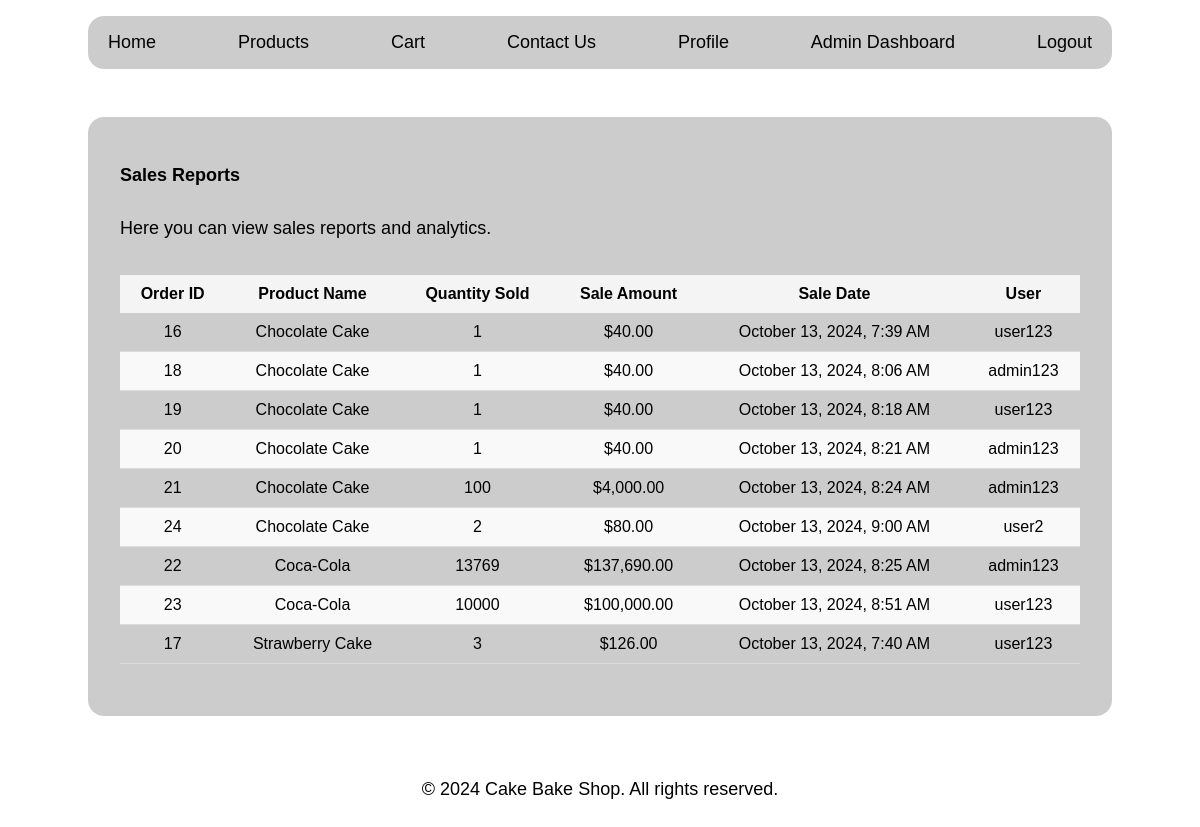
Page /view_reports.php (signed in) on the earlier database version.
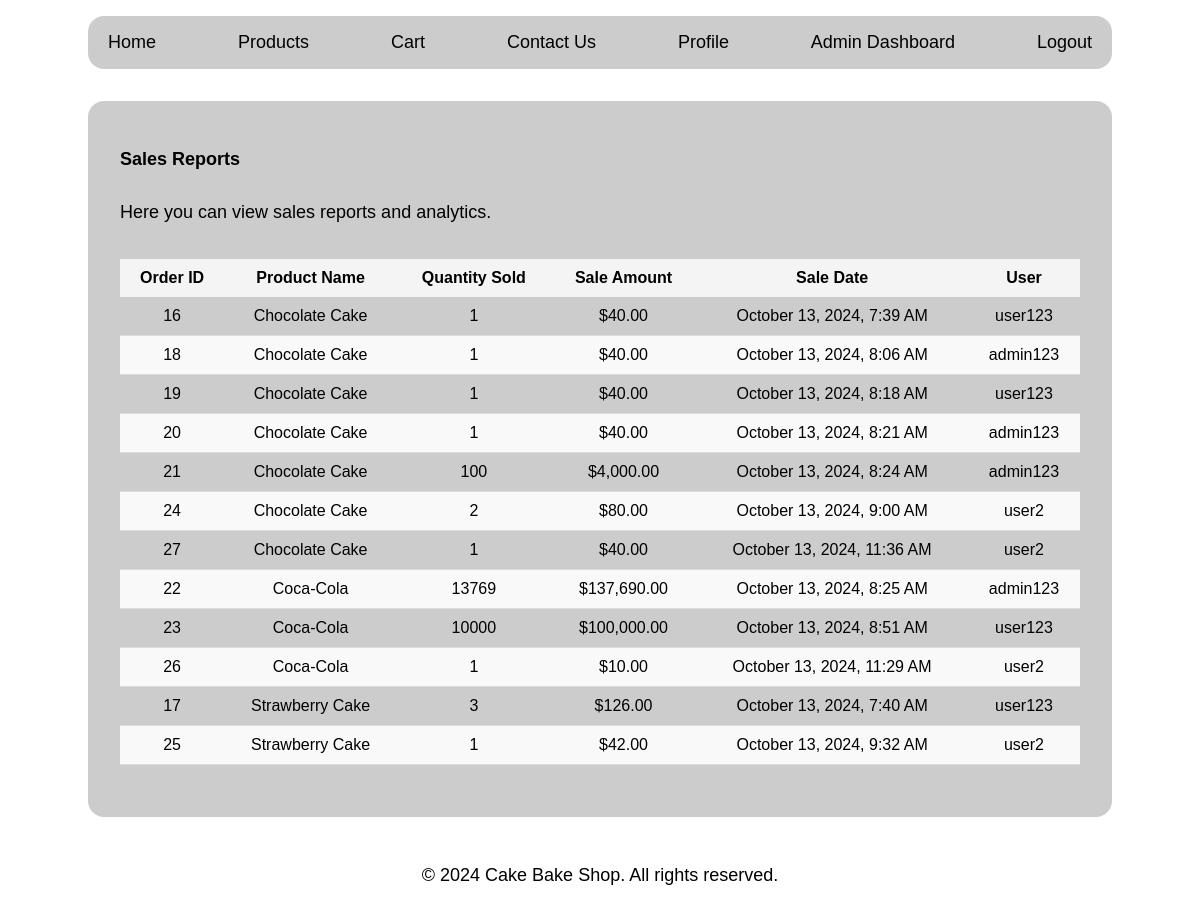
Same page on the later database version.
### tables this page shows
CREATE TABLE IF NOT EXISTS `sales` (
  `id` int NOT NULL AUTO_INCREMENT,
  `order_id` int NOT NULL,
  `product_id` int NOT NULL,
  `quantity` int NOT NULL,
  `sale_amount` decimal(10,2) NOT NULL,
  `sale_date` timestamp NULL DEFAULT CURRENT_TIMESTAMP,
  PRIMARY KEY (`id`),
  KEY `order_id` (`order_id`),
  KEY `product_id` (`product_id`)
);

CREATE TABLE IF NOT EXISTS `products` (
  `id` int NOT NULL AUTO_INCREMENT,
  `name` varchar(100) NOT NULL,
  `description` text,
  `price` decimal(10,2) NOT NULL,
  `category_id` int DEFAULT NULL,
  `image_url` varchar(255) DEFAULT NULL,
  `created_at` timestamp NULL DEFAULT CURRENT_TIMESTAMP,
  PRIMARY KEY (`id`),
  KEY `idx_product_category` (`category_id`)
);

CREATE TABLE IF NOT EXISTS `users` (
  `id` int NOT NULL AUTO_INCREMENT,
  `username` varchar(50) NOT NULL,
  `password` varchar(255) NOT NULL,
  `email` varchar(100) NOT NULL,
  `phone` varchar(20) DEFAULT NULL,
  `role` enum('admin','user') NOT NULL DEFAULT 'user',
  `created_at` timestamp NULL DEFAULT CURRENT_TIMESTAMP,
  PRIMARY KEY (`id`),
  UNIQUE KEY `username` (`username`),
  KEY `idx_user_role` (`role`)
);

### app/classes/Sale.php (called while the page is built, shortened)
<?php
require_once 'Database.php';
class Sale {
    private $conn;
    private $table = 'sales';
    public function __construct() {
        $database = new Database();
        $this->conn = $database->getConnection();
    }
    public function getAllSales() {
        $query = "SELECT s.*, p.name AS product_name, u.username AS user_name
                  FROM " . $this->table . " s
                  JOIN products p ON s.product_id = p.id
                  JOIN orders o ON s.order_id = o.id
                  JOIN users u ON o.user_id = u.id";
        $stmt = $this->conn->prepare($query);
        $stmt->execute();
        return $stmt->fetchAll(PDO::FETCH_ASSOC);
    }
}
?>

### app/classes/Database.php (called while the page is built, shortened)
<?php
class Database {
    private $host = 'localhost';
    private $db_name = 'inventory_management_system';
    private $username = 'root';
    private $password = '';
    public function getConnection() {
        $this->conn = null;
        try {
            $this->conn = new PDO("mysql:host={$this->host};dbname={$this->db_name}", $this->username, $this->password);
            $this->conn->setAttribute(PDO::ATTR_ERRMODE, PDO::ERRMODE_EXCEPTION);
        } catch (PDOException $exception) {
            echo "Connection error: " . $exception->getMessage();
        }
        return $this->conn;
    }
}
?>

### public/view_reports.php (the view, shortened to what this page needs)
<?php include '../templates/header.php'; ?>
<?php include '../templates/navbar.php'; ?>
<?php
require_once '../app/classes/Sale.php';
$sale = new Sale();
$salesData = $sale->getAllSales();
?>
<div class="container">
    <h2>Sales Reports</h2>
    <p>Here you can view sales reports and analytics.</p>
    <?php if ($salesData): ?>
        <table>
            <thead>
                <tr>
                    <th>Order ID</th>
                    <th>Product Name</th>
                    <th>Quantity Sold</th>
                    <th>Sale Amount</th>
                    <th>Sale Date</th>
                    <th>User</th>
                </tr>
            </thead>
            <tbody>
                <?php foreach ($salesData as $sale): ?>
                    <tr>
                        <td><?php echo htmlspecialchars($sale['order_id']); ?></td>
                        <td><?php echo htmlspecialchars($sale['product_name']); ?></td>
                        <td><?php echo htmlspecialchars($sale['quantity']); ?></td>
                        <td>$<?php echo number_format($sale['sale_amount'], 2); ?></td>
                        <td><?php echo date("F j, Y, g:i A", strtotime($sale['sale_date'])); ?></td>
                        <td><?php echo htmlspecialchars($sale['user_name'] ?? 'Unknown'); ?></td>
                    </tr>
                <?php endforeach; ?>
            </tbody>
        </table>
    <?php else: ?>
        <p>No sales data available.</p>
    <?php endif; ?>
</div>
<?php include '../templates/footer.php'; ?>

Differences in the rows shown:
added sales: order "27", product.name "Chocolate Cake", quantity "1", sale_amount "40.00", sale_date "October 13, 2024, 11:36 AM", users.username "user2"
added sales: order "26", product.name "Coca-Cola", quantity "1", sale_amount "10.00", sale_date "October 13, 2024, 11:29 AM", users.username "user2"
added sales: order "25", product.name "Strawberry Cake", quantity "1", sale_amount "42.00", sale_date "October 13, 2024, 9:32 AM", users.username "user2"
